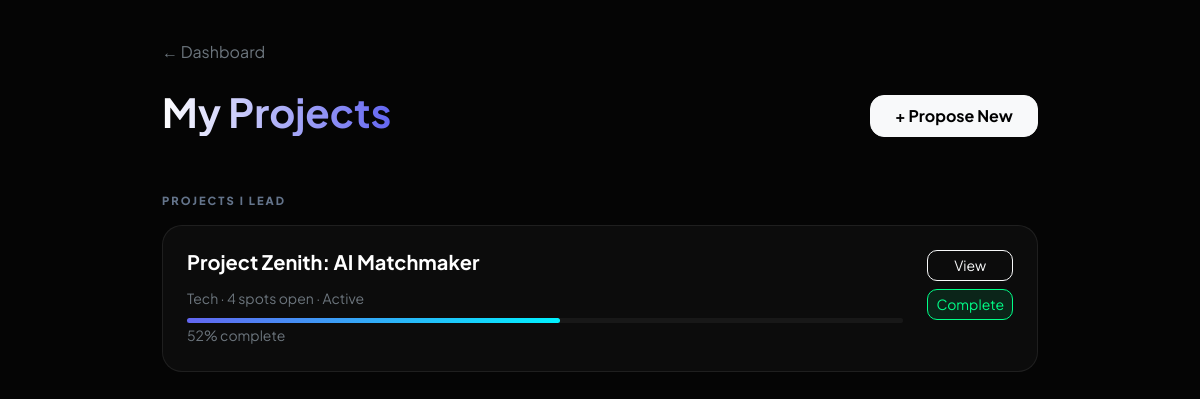
The page /my_projects (signed in) on the database its author committed.
### app.py (models this page shows)
class Project(db.Model):
    id           = db.Column(db.Integer, primary_key=True)
    title        = db.Column(db.String(200), nullable=False)
    desc         = db.Column(db.Text)
    ai_tagline   = db.Column(db.String(300))
    xp           = db.Column(db.Integer, default=100)
    world        = db.Column(db.String(50))
    author       = db.Column(db.String(100))
    author_email = db.Column(db.String(100))
    progress     = db.Column(db.Integer, default=0)
    vacancies    = db.Column(db.Integer, default=3)
    tags         = db.Column(db.String(300))
    status       = db.Column(db.String(50), default='Active')
    created_at   = db.Column(db.DateTime, default=datetime.utcnow)
    @property
    def tag_list(self):
        return [t.strip() for t in (self.tags or '').split(',') if t.strip()]

### app.py (the view)
@app.route('/my_projects')
def my_projects():
    if not session.get('user_email'):
        return redirect(url_for('login'))
    email       = session['user_email']
    owned       = Project.query.filter_by(author_email=email).all()
    memberships = ProjectMember.query.filter_by(user_email=email).all()
    joined_ids  = [m.project_id for m in memberships]
    joined      = Project.query.filter(Project.id.in_(joined_ids), Project.author_email != email).all()
    return render_template('my_projects.html',
        owned_projects=owned, joined_projects=joined,
        author=session.get('user_name'))

### templates/my_projects.html (shortened to what this page needs)
<!DOCTYPE html>
<html lang="en">
<head>
    <link href="https://cdn.jsdelivr.net/npm/bootstrap@5.3.0/dist/css/bootstrap.min.css" rel="stylesheet">
</head>
<body>
<div class="container" style="max-width:900px;">
    <a href="/dashboard" class="text-secondary text-decoration-none d-block mb-4">← Dashboard</a>
    <div class="d-flex justify-content-between align-items-center mb-5 flex-wrap gap-3">
        <h1 class="fw-bold gradient-text">My Projects</h1>
        <a href="/propose_project" class="btn btn-light fw-bold px-4 py-2" style="border-radius:14px;">+ Propose New</a>
    </div>
    <div class="section-label">Projects I Lead</div>
    {% if owned_projects %}
        {% for p in owned_projects %}
        <div class="glass-card p-4 mb-3">
            <div class="d-flex justify-content-between align-items-start flex-wrap gap-2">
                <div class="flex-grow-1">
                    <h5 class="fw-bold mb-1">{{ p.title }}</h5>
                    <small class="text-secondary">{{ p.world|title }} · {{ p.vacancies }} spots open · {{ p.status }}</small>
                    <div class="progress-mini"><div class="progress-fill" style="width:{{ p.progress }}%"></div></div>
                    <small class="text-secondary">{{ p.progress }}% complete</small>
                </div>
                <div class="d-flex flex-column gap-2 ms-3">
                    <a href="/project_overview/{{ p.id }}" class="btn btn-sm btn-outline-light" style="border-radius:10px;">View</a>
                    {% if p.status != 'Archived' %}
                    <form method="POST" action="/archive_project/{{ p.id }}">
                        <button type="submit" class="btn btn-sm w-100" style="background:rgba(0,255,136,0.1);border:1px solid #00ff88;color:#00ff88;border-radius:10px;">Complete</button>
                    </form>
                    {% endif %}
                </div>
            </div>
        </div>
        {% endfor %}
    {% else %}
        <div class="glass-card p-4 text-center text-secondary mb-4">No projects yet. Launch your first initiative!</div>
    {% endif %}
</div>
</body>
</html>

### templates/my_projects.html (style rules this page uses)
:root { --bg:#050505;--glass:rgba(255,255,255,0.03);--border:rgba(255,255,255,0.08);--accent:#6366f1; }
body { background:var(--bg);color:white;font-family:'Plus Jakarta Sans',sans-serif;padding:40px 20px;min-height:100vh; }
.glass-card { background:var(--glass);border:1px solid var(--border);border-radius:20px;transition:0.3s; }
.gradient-text { background:linear-gradient(to right,#fff,var(--accent));-webkit-background-clip:text;-webkit-text-fill-color:transparent; }
.section-label { font-size:0.7rem;font-weight:800;text-transform:uppercase;letter-spacing:2px;color:#64748b;margin-bottom:16px; }
.progress-mini { background:rgba(255,255,255,0.05);border-radius:100px;height:5px;margin-top:8px; }
.progress-fill { background:linear-gradient(to right,#6366f1,#00f2ff);border-radius:100px;height:5px; }

### rows shown on the page
Project: title "Project Zenith: AI Matchmaker", world "Tech", vacancies "4", status "Active", progress "52"
